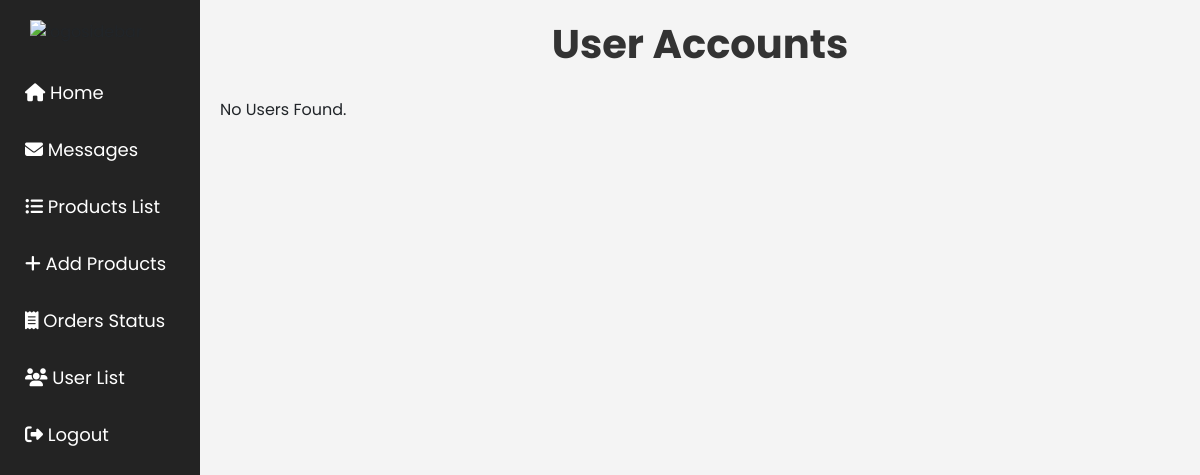
Page /user_list.php on the earlier database version.
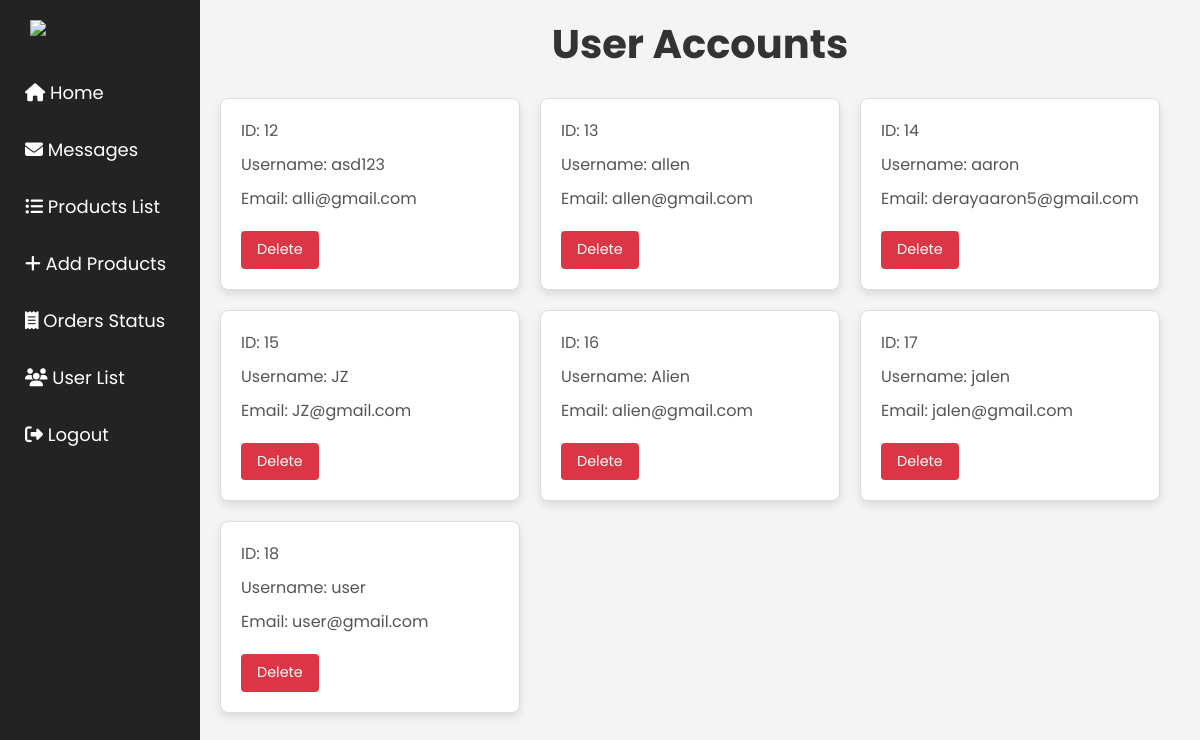
Same page on the later database version.
### tables this page shows
CREATE TABLE `users` (
  `user_id` int(11) NOT NULL,
  `username` varchar(50) NOT NULL,
  `password_hash` varchar(255) NOT NULL,
  `email` varchar(100) NOT NULL,
  `first_name` varchar(50) DEFAULT NULL,
  `last_name` varchar(50) DEFAULT NULL,
  `address` text DEFAULT NULL,
  `phone_number` varchar(20) NOT NULL,
  `created_at` timestamp NOT NULL DEFAULT current_timestamp(),
  `updated_at` timestamp NOT NULL DEFAULT current_timestamp(),
  `profile_picture` varchar(255) DEFAULT NULL,
  `gender` varchar(50) NOT NULL
);

### user_list.php (the view, shortened to what this page needs)
<?php
include ('db.php');
?>
<!DOCTYPE html>
<html lang="en">
<head>
   <link href="https://stackpath.bootstrapcdn.com/bootstrap/4.5.2/css/bootstrap.min.css" rel="stylesheet">
   <link rel="stylesheet" href="https://cdnjs.cloudflare.com/ajax/libs/font-awesome/6.1.1/css/all.min.css">
   <link rel="stylesheet" href="user_lists.css">
</head>
<body>
<div class="sidebar">
<img src="images/icons/logoinvert.png" alt="logosidebar" style="width:140px;">
        <a href="admin_page.php"><i class="fas fa-home"></i><span> Home</span></a>
        <a href="user_message.php"><i class="fas fa-envelope"></i><span> Messages</span></a>
        <a href="product_list.php"><i class="fas fa-list-ul"></i><span> Products List</span></a>
        <a href="add_product.php"><i class="fas fa-plus"></i><span> Add Products</span></a>
        <a href="admin_orders.php"><i class="fas fa-receipt"></i><span> Orders Status</span></a>
        <a href="user_list.php"><i class="fas fa-users"></i><span> User List</span></a>
        <a href="admin_logout.php"><i class="fas fa-sign-out-alt"></i><span> Logout</span></a>
    </div>
<section class="accounts">
   <h1 class="heading">User Accounts</h1>
   <div class="box-container">
   <?php
   $select_accounts = $conn->prepare("SELECT * FROM `users`");
   $select_accounts->execute();
   $result = $select_accounts->get_result();
   if ($result->num_rows > 0) {
       while ($fetch_accounts = $result->fetch_assoc()) {
           echo "<div class='user'>";
           echo "<p>ID: " . htmlspecialchars($fetch_accounts['user_id']) . "</p>";
           echo "<p>Username: " . htmlspecialchars($fetch_accounts['username']) . "</p>";
           echo "<p>Email: " . htmlspecialchars($fetch_accounts['email']) . "</p>";
           echo "<a href='user_list.php?delete=" . urlencode($fetch_accounts['user_id']) . "' onclick=\"return confirm('Delete this account? The user-related information will also be deleted!')\" class='delete-btn'>Delete</a>";
           echo "</div>";
       }
   } else {
       echo "<p>No Users Found.</p>";
   }
   ?>
   </div>
</section>
</body>
</html>

Differences in the rows shown:
added users: user_id "12", username "asd123", email "alli@gmail.com"
added users: user_id "13", username "allen", email "allen@gmail.com"
added users: user_id "14", username "aaron", email "derayaaron5@gmail.com"
added users: user_id "15", username "JZ", email "JZ@gmail.com"
added users: user_id "16", username "Alien", email "alien@gmail.com"
added users: user_id "17", username "jalen", email "jalen@gmail.com"
added users: user_id "18", username "user", email "user@gmail.com"
Other differences:
text no longer shown: "No Users Found."
